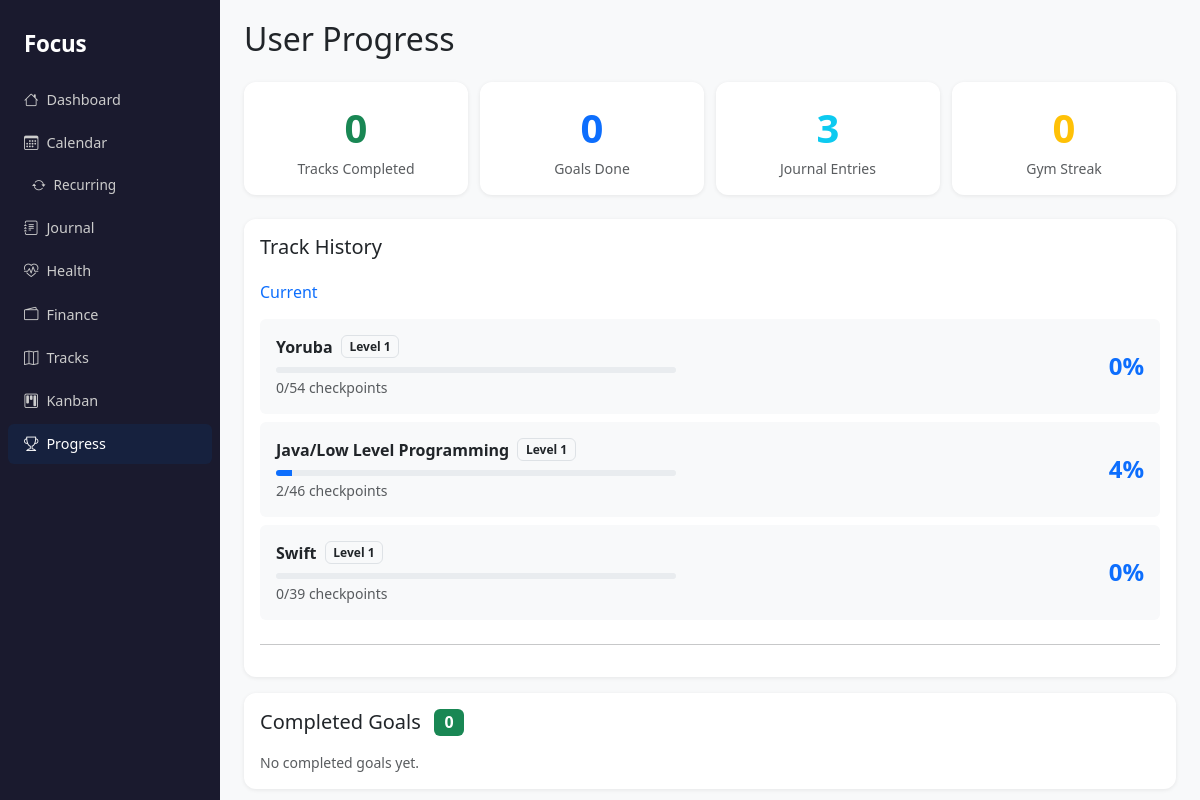
The app's page /progress with its own data.
### models.py (models this page shows)
class Track(db.Model):
    __tablename__ = "tracks"
    id = db.Column(db.String(36), primary_key=True, default=new_uuid)
    title = db.Column(db.String(200), nullable=False)
    status = db.Column(db.String(20), default="library")  # library, current, completed
    level = db.Column(db.Integer, default=1)
    calendar_block_id = db.Column(db.String(36), db.ForeignKey("calendar_blocks.id"), nullable=True)
    completed_at = db.Column(db.DateTime, nullable=True)
    created_at = db.Column(db.DateTime, default=datetime.utcnow)
    checkpoints = db.relationship("Checkpoint", backref="track", lazy=True, cascade="all, delete-orphan")
    goals = db.relationship("Goal", backref="track", lazy=True)
    calendar_block = db.relationship("CalendarBlock", backref="tracks")
    @property
    def completion_pct(self):
        if not self.checkpoints:
            return 0
        done = sum(1 for c in self.checkpoints if c.completed)
        return round((done / len(self.checkpoints)) * 100)

class Checkpoint(db.Model):
    __tablename__ = "checkpoints"
    id = db.Column(db.String(36), primary_key=True, default=new_uuid)
    track_id = db.Column(db.String(36), db.ForeignKey("tracks.id"), nullable=False)
    title = db.Column(db.String(200), nullable=False)
    description = db.Column(db.Text, default="")
    target_date = db.Column(db.Date, nullable=True)
    completed = db.Column(db.Boolean, default=False)
    is_goal = db.Column(db.Boolean, default=False)  # True when equipped as a goal
    created_at = db.Column(db.DateTime, default=datetime.utcnow)

### app.py (the view)
@app.route("/progress")
def progress_index():
    all_tracks = Track.query.order_by(Track.created_at).all()
    total_completed = Track.query.filter_by(status="completed").count()
    done_goals = Goal.query.filter_by(status="done").order_by(Goal.created_at.desc()).all()
    total_goals_done = len(done_goals)
    total_entries = JournalEntry.query.count()
    streak = gym_streak()
    return render_template("progress/index.html",
        all_tracks=all_tracks,
        total_completed=total_completed,
        done_goals=done_goals,
        total_goals_done=total_goals_done,
        total_entries=total_entries,
        streak=streak
    )

### app.py (called while the page is built)
def gym_streak():
    today = date.today()
    streak = 0
    check = today
    while True:
        has = HealthRecord.query.filter(
            HealthRecord.record_type == "gym_visit",
            db.func.date(HealthRecord.recorded_at) == check
        ).first()
        if has:
            streak += 1
            check -= timedelta(days=1)
        else:
            break
    return streak

### templates/progress/index.html (shortened to what this page needs)
{% extends "base.html" %}
{% block content %}
<h2 class="mb-4">User Progress</h2>
<div class="stats-grid mb-4">
  <div class="card p-3 text-center">
    <div class="fs-1 fw-bold text-success">{{ total_completed }}</div>
    <div class="text-muted small">Tracks Completed</div>
  </div>
  <div class="card p-3 text-center">
    <div class="fs-1 fw-bold text-primary">{{ total_goals_done }}</div>
    <div class="text-muted small">Goals Done</div>
  </div>
  <div class="card p-3 text-center">
    <div class="fs-1 fw-bold text-info">{{ total_entries }}</div>
    <div class="text-muted small">Journal Entries</div>
  </div>
  <div class="card p-3 text-center">
    <div class="fs-1 fw-bold text-warning">{{ streak }}</div>
    <div class="text-muted small">Gym Streak</div>
  </div>
</div>
<div class="card p-3 mb-3">
  <h5 class="mb-4">Track History</h5>
  {% if all_tracks %}
    {% set statuses = [('completed', 'success', 'Completed'), ('current', 'primary', 'Current'), ('library', 'secondary', 'Library')] %}
    {% for status_key, color, label in statuses %}
      {% set group = all_tracks | selectattr('status', 'eq', status_key) | list %}
      {% if group %}
        <h6 class="text-{{ color }} mb-3">{{ label }}</h6>
        {% for track in group %}
          <div class="d-flex align-items-center p-3 mb-2 rounded bg-light flex-wrap gap-2">
            <div class="flex-grow-1" style="min-width:0;">
              <div class="d-flex align-items-center gap-2 flex-wrap">
                <a href="{{ url_for('track_detail', id=track.id) }}"
                  class="fw-semibold text-decoration-none text-dark">{{ track.title }}</a>
                <span class="badge bg-light text-dark border">Level {{ track.level }}</span>
              </div>
              <div class="progress mt-2" style="height:6px;max-width:400px;">
                <div class="progress-bar bg-{{ color }}" style="width:{{ track.completion_pct }}%"></div>
              </div>
              <div class="text-muted small mt-1">
                {{ track.checkpoints | selectattr('completed') | list | length }}/{{ track.checkpoints|length }} checkpoints
              </div>
            </div>
            <div class="text-end ms-auto">
              <div class="fs-4 fw-bold text-{{ color }}">{{ track.completion_pct }}%</div>
            </div>
          </div>
        {% endfor %}
        <hr>
      {% endif %}
    {% endfor %}
  {% else %}
    <p class="text-muted">No tracks yet. <a href="{{ url_for('tracks_index') }}">Create your first track.</a></p>
  {% endif %}
</div>
<div class="card p-3">
  <h5 class="mb-3">
    Completed Goals
    <span class="badge bg-success ms-2 fs-6">{{ done_goals|length }}</span>
  </h5>
  {% if done_goals %}
    {% for goal in done_goals %}
      <div class="d-flex align-items-start p-2 mb-1 rounded bg-success bg-opacity-10">
        <i class="bi bi-check-circle-fill text-success me-2 mt-1 flex-shrink-0"></i>
        <div class="flex-grow-1" style="min-width:0;">
          <span class="text-muted text-decoration-line-through small">{{ goal.title }}</span>
          {% if goal.description %}
            <div class="text-muted" style="font-size:.72rem;margin-top:.15rem;">{{ goal.description }}</div>
          {% endif %}
        </div>
        {% if goal.track %}
          <span class="badge bg-light text-dark border ms-2 flex-shrink-0"
                style="font-size:.65rem;">{{ goal.track.title }}</span>
        {% endif %}
      </div>
    {% endfor %}
  {% else %}
    <p class="text-muted small mb-0">No completed goals yet.</p>
  {% endif %}
</div>
{% endblock %}

### templates/base.html (shortened to what this page needs)
<!doctype html>
<html lang="en">
<head>
  <link href="https://cdn.jsdelivr.net/npm/bootstrap@5.3.3/dist/css/bootstrap.min.css" rel="stylesheet">
  <link href="https://cdn.jsdelivr.net/npm/bootstrap-icons@1.11.3/font/bootstrap-icons.css" rel="stylesheet">
  <link href="{{ url_for('static', filename='focus.css') }}" rel="stylesheet">
</head>
<body>
<div class="app-shell">
  <nav class="sidebar d-none d-md-flex flex-column p-2">
    <div class="brand">Focus</div>
    <a href="{{ url_for('dashboard') }}"
       class="nav-link mb-1 {% if request.endpoint == 'dashboard' %}active{% endif %}">
      <i class="bi bi-house me-2"></i>Dashboard
    </a>
    <a href="{{ url_for('calendar_index') }}"
       class="nav-link mb-1 {% if request.endpoint in ['calendar_index','block_detail'] %}active{% endif %}">
      <i class="bi bi-calendar3 me-2"></i>Calendar
    </a>
    <a href="{{ url_for('recurring_index') }}"
       class="nav-link mb-1 ps-4 {% if 'recurring' in request.endpoint %}active{% endif %}"
       style="font-size:.85rem;">
      <i class="bi bi-arrow-repeat me-2"></i>Recurring
    </a>
    <a href="{{ url_for('journal_index') }}"
       class="nav-link mb-1 {% if 'journal' in request.endpoint or 'entry' in request.endpoint %}active{% endif %}">
      <i class="bi bi-journal-text me-2"></i>Journal
    </a>
    <a href="{{ url_for('health_index') }}"
       class="nav-link mb-1 {% if 'health' in request.endpoint %}active{% endif %}">
      <i class="bi bi-heart-pulse me-2"></i>Health
    </a>
    <a href="{{ url_for('finance_index') }}"
       class="nav-link mb-1 {% if 'finance' in request.endpoint %}active{% endif %}">
      <i class="bi bi-wallet2 me-2"></i>Finance
    </a>
    <a href="{{ url_for('tracks_index') }}"
       class="nav-link mb-1 {% if 'track' in request.endpoint %}active{% endif %}">
      <i class="bi bi-map me-2"></i>Tracks
    </a>
    <a href="{{ url_for('kanban_index') }}"
       class="nav-link mb-1 {% if 'kanban' in request.endpoint %}active{% endif %}">
      <i class="bi bi-kanban me-2"></i>Kanban
    </a>
    <a href="{{ url_for('progress_index') }}"
       class="nav-link mb-1 {% if 'progress' in request.endpoint %}active{% endif %}">
      <i class="bi bi-trophy me-2"></i>Progress
    </a>
  </nav>
  <div id="main-content"
       class="{% block main_class %}main-scroll{% endblock %}"
       style="{% block main_style %}{% endblock %}">
    {% block content %}{% endblock %}
  </div>
</div>
</body>
</html>

### static/focus.css (style rules this page uses)
:root { --sidebar-w: 220px; --topbar-h: 54px; --sidebar-bg: #1a1a2e; --sidebar-active: #16213e; --sidebar-text: #ccc; --radius-card: 12px; --shadow-card: 0 1px 4px rgba(0,0,0,.08); --gap-page: 1rem; }
*, *::before, *::after { box-sizing: border-box; }
body { background: #f8f9fa; overflow-x: hidden; -webkit-text-size-adjust: 100%; }
.card { border: none; border-radius: var(--radius-card); box-shadow: var(--shadow-card); }
.sidebar { background: var(--sidebar-bg); width: var(--sidebar-w); min-width: var(--sidebar-w); overflow-y: auto; flex-shrink: 0; }
.sidebar .brand { color: #fff; font-size: 1.4rem; font-weight: 700; padding: 1.2rem 1rem; letter-spacing: -.01em; }
.sidebar .nav-link { color: var(--sidebar-text); padding: .55rem 1rem; border-radius: 6px; transition: background .15s, color .15s; font-size: .9rem; }
.sidebar .nav-link:hover, .sidebar .nav-link.active { background: var(--sidebar-active); color: #fff; }
.app-shell { display: flex; min-height: 100vh; }
#main-content { flex: 1; min-width: 0; padding: 1.25rem 1.5rem; }
#main-content.main-scroll { overflow-y: auto; }
.stats-grid { display: grid; grid-template-columns: repeat(2, 1fr); gap: .75rem; }
@media (min-width: 768px) { .stats-grid { grid-template-columns: repeat(4, 1fr); } }
@media (min-width: 768px) { body { height: 100vh; overflow: hidden; } }
@media (min-width: 768px) { .app-shell { height: 100vh; overflow: hidden; } }
@media (min-width: 768px) { #main-content { height: 100vh; } }

### records on screen
Track: title "Yoruba", level "1", checkpoints|selectattr "0", checkpoints|length "54", completion_pct "0", status "current" (drawn)
Track: title "Java/Low Level Programming", level "1", checkpoints|selectattr "2", checkpoints|length "46", completion_pct "4"
Track: title "Swift", level "1", checkpoints|selectattr "0", checkpoints|length "39", completion_pct "0"

### other values on screen
{{ total_completed }} "0"
{{ total_goals_done }} "0"
{{ total_entries }} "3"
{{ streak }} "0"
{{ label }} "Current"
{{ done_goals|length }} "0"
